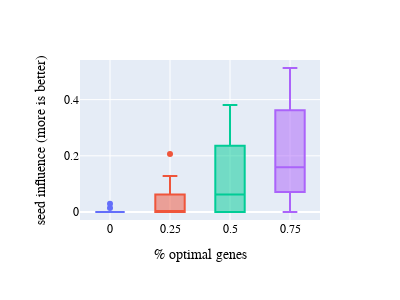
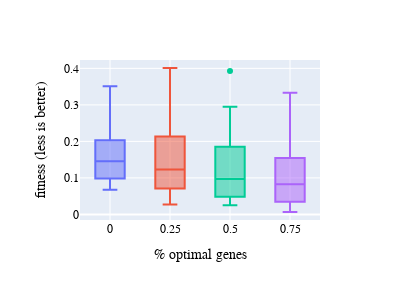

The notebook cell these images were saved under, in order:
### Markdown cell above
# p_opt / % of optimal genes

### Code cell
import pandas as pd
import plotly.express as px

gen = 50; dim = 16; seed_quality = "lower quartile"; crossover="UX"


# =============================================================================
# Impact
# =============================================================================

ci_df = pd.read_csv("../data/sphere_function_data_out/counting_impact.csv")
only_last_gen_ci = ci_df[ci_df.generation == gen]
only_last_gen_ci = only_last_gen_ci[only_last_gen_ci.dim == dim]
only_last_gen_ci = only_last_gen_ci[only_last_gen_ci.seed_quality == seed_quality]
only_last_gen_ci = only_last_gen_ci[only_last_gen_ci.crossover == crossover]


only_last_gen_ci = only_last_gen_ci[['traceID_1', 'percentage_of_optimal_genes', 'seed_quality', 'crossover']]

fig = px.box(
    only_last_gen_ci,
    y="traceID_1", x="percentage_of_optimal_genes",
    #facet_col="seed_quality",
    #facet_row="crossover",
    color="percentage_of_optimal_genes",
    labels={
            "value": "counting impact",
            "variable": "",
            "percentage_of_optimal_genes": "% optimal genes",
            "traceID_1" : "seed influence (more is better)"
        },       
    height=300, width=400,
    )
fig.update_layout(
    font_family="CMU Sans Serif",
    font_color="black",
    font_size=12,
    paper_bgcolor='rgba(0,0,0,0)',
)
fig.update_layout(showlegend=False)
fig.update_xaxes(showgrid=True, type='category')
fig.write_image("../figures/presentation/p_opt_comparison_impact.svg")
fig.show()

# =============================================================================
# performance
# =============================================================================

perf_df = pd.read_csv("../data/sphere_function_data_out/performance.csv")
only_last_gen_perf = perf_df[perf_df.generation == gen]
only_last_gen_perf = only_last_gen_perf[only_last_gen_perf.dim == dim]
only_last_gen_perf = only_last_gen_perf[only_last_gen_perf.seed_quality == seed_quality]
only_last_gen_perf = only_last_gen_perf[only_last_gen_perf.crossover == crossover]


fig = px.box(
    only_last_gen_perf,
    y="min_f", x="percentage_of_optimal_genes",
    #facet_col="seed_quality",
    #facet_row="crossover",
    color="percentage_of_optimal_genes",
    labels={
            "min_f": "fitness (less is better)",
            "percentage_of_optimal_genes": "% optimal genes",
        },       
    height=300, width=400,
    )
fig.update_layout(
    font_family="CMU Sans Serif",
    font_color="black",
    font_size=12,
    paper_bgcolor='rgba(0,0,0,0)',
)
fig.update_layout(showlegend=False)
fig.update_xaxes(showgrid=True, type='category')
fig.write_image("../figures/presentation/p_opt_comparison_performance.svg")
fig.show()

### Figure 1 — Plotly figure (JSON) as saved in the notebook; plotly's stock layout.template omitted (floating-point values rounded to 4 significant figures)
{"data": [{"alignmentgroup": "True", "hovertemplate": "% optimal genes=%{x}<br>seed influence (more is better)=%{y}<extra></extra>", "legendgroup": "0.0", "marker": {"color": "#636efa"}, "name": "0.0", "notched": false, "offsetgroup": "0.0", "orientation": "v", "showlegend": true, "type": "box", "x": [0, 0, 0, 0, 0, 0, 0, 0, 0, 0, 0, 0, 0, 0, 0, 0, 0, 0, 0, 0, 0, 0, 0, 0, 0, 0, 0, 0, 0, 0, 0], "x0": " ", "xaxis": "x", "y": [0, 0, 0, 0, 0, 0, 0, 0.02906, 0, 0, 0, 0, 0, 0, 0, 0, 0, 0, 0, 0.01429, 0, 0, 0, 0, 0, 0, 0, 0, 0, 0, 0], "y0": " ", "yaxis": "y"}, {"alignmentgroup": "True", "hovertemplate": "% optimal genes=%{x}<br>seed influence (more is better)=%{y}<extra></extra>", "legendgroup": "0.25", "marker": {"color": "#EF553B"}, "name": "0.25", "notched": false, "offsetgroup": "0.25", "orientation": "v", "showlegend": true, "type": "box", "x": [0.25, 0.25, 0.25, 0.25, 0.25, 0.25, 0.25, 0.25, 0.25, 0.25, 0.25, 0.25, 0.25, 0.25, 0.25, 0.25, 0.25, 0.25, 0.25, 0.25, 0.25, 0.25, 0.25, 0.25, 0.25, 0.25, 0.25, 0.25, 0.25, 0.25, 0.25], "x0": " ", "xaxis": "x", "y": [0.1187, 0.03438, 0, 0.1281, 0.03125, 0.05, 0.03438, 0.02813, 0, 0, 0.125, 0.05506, 0, 0, 0.2062, 0.0625, 0, 0, 0, 0, 0, 0, 0.125, 0.0625, 0, 0, 0.0625, 0, 0, 0.1126, 0], "y0": " ", "yaxis": "y"}, {"alignmentgroup": "True", "hovertemplate": "% optimal genes=%{x}<br>seed influence (more is better)=%{y}<extra></extra>", "legendgroup": "0.5", "marker": {"color": "#00cc96"}, "name": "0.5", "notched": false, "offsetgroup": "0.5", "orientation": "v", "showlegend": true, "type": "box", "x": [0.5, 0.5, 0.5, 0.5, 0.5, 0.5, 0.5, 0.5, 0.5, 0.5, 0.5, 0.5, 0.5, 0.5, 0.5, 0.5, 0.5, 0.5, 0.5, 0.5, 0.5, 0.5, 0.5, 0.5, 0.5, 0.5, 0.5, 0.5, 0.5, 0.5, 0.5], "x0": " ", "xaxis": "x", "y": [0.1, 0.09062, 0, 0.3469, 0, 0.25, 0.02813, 0.05937, 0, 0, 0.04063, 0.0625, 0.1375, 0.2437, 0.3812, 0.1688, 0, 0.05312, 0.2938, 0.2125, 0.0625, 0, 0.1094, 0.3406, 0, 0.03438, 0.3312, 0, 0, 0.275, 0], "y0": " ", "yaxis": "y"}, {"alignmentgroup": "True", "hovertemplate": "% optimal genes=%{x}<br>seed influence (more is better)=%{y}<extra></extra>", "legendgroup": "0.75", "marker": {"color": "#ab63fa"}, "name": "0.75", "notched": false, "offsetgroup": "0.75", "orientation": "v", "showlegend": true, "type": "box", "x": [0.75, 0.75, 0.75, 0.75, 0.75, 0.75, 0.75, 0.75, 0.75, 0.75, 0.75, 0.75, 0.75, 0.75, 0.75, 0.75, 0.75, 0.75, 0.75, 0.75, 0.75, 0.75, 0.75, 0.75, 0.75, 0.75, 0.75, 0.75, 0.75, 0.75, 0.75], "x0": " ", "xaxis": "x", "y": [0.2219, 0.4844, 0, 0.2625, 0.5125, 0.3844, 0, 0.09688, 0.3656, 0.125, 0.375, 0.3219, 0.04063, 0.2375, 0.3688, 0.0625, 0.1531, 0.1062, 0, 0, 0.3531, 0.125, 0.2625, 0.0625, 0, 0.3812, 0.3688, 0.1594, 0.2062, 0.125, 0.1062], "y0": " ", "yaxis": "y"}], "layout": {"boxmode": "overlay", "font": {"color": "black", "family": "CMU Sans Serif", "size": 12}, "height": 300, "legend": {"title": {"text": "% optimal genes"}, "tracegroupgap": 0}, "margin": {"t": 60}, "paper_bgcolor": "rgba(0,0,0,0)", "showlegend": false, "width": 400, "xaxis": {"anchor": "y", "categoryarray": [0, 0.25, 0.5, 0.75], "categoryorder": "array", "domain": [0, 1], "showgrid": true, "title": {"text": "% optimal genes"}, "type": "category"}, "yaxis": {"anchor": "x", "domain": [0, 1], "title": {"text": "seed influence (more is better)"}}}}

### Figure 2 — Plotly figure (JSON) as saved in the notebook; plotly's stock layout.template omitted (floating-point values rounded to 4 significant figures)
{"data": [{"alignmentgroup": "True", "hovertemplate": "% optimal genes=%{x}<br>fitness (less is better)=%{y}<extra></extra>", "legendgroup": "0.0", "marker": {"color": "#636efa"}, "name": "0.0", "notched": false, "offsetgroup": "0.0", "orientation": "v", "showlegend": true, "type": "box", "x": [0, 0, 0, 0, 0, 0, 0, 0, 0, 0, 0, 0, 0, 0, 0, 0, 0, 0, 0, 0, 0, 0, 0, 0, 0, 0, 0, 0, 0, 0, 0], "x0": " ", "xaxis": "x", "y": [0.06938, 0.1417, 0.1671, 0.09968, 0.351, 0.104, 0.3298, 0.296, 0.2075, 0.1454, 0.3377, 0.1546, 0.1151, 0.1123, 0.1029, 0.2167, 0.09754, 0.1194, 0.08368, 0.07164, 0.07718, 0.08398, 0.1608, 0.2787, 0.2221, 0.1884, 0.09232, 0.1556, 0.1785, 0.1907, 0.06775], "y0": " ", "yaxis": "y"}, {"alignmentgroup": "True", "hovertemplate": "% optimal genes=%{x}<br>fitness (less is better)=%{y}<extra></extra>", "legendgroup": "0.25", "marker": {"color": "#EF553B"}, "name": "0.25", "notched": false, "offsetgroup": "0.25", "orientation": "v", "showlegend": true, "type": "box", "x": [0.25, 0.25, 0.25, 0.25, 0.25, 0.25, 0.25, 0.25, 0.25, 0.25, 0.25, 0.25, 0.25, 0.25, 0.25, 0.25, 0.25, 0.25, 0.25, 0.25, 0.25, 0.25, 0.25, 0.25, 0.25, 0.25, 0.25, 0.25, 0.25, 0.25, 0.25], "x0": " ", "xaxis": "x", "y": [0.03668, 0.1873, 0.1671, 0.0969, 0.1706, 0.1041, 0.1636, 0.3474, 0.2446, 0.0656, 0.03992, 0.1449, 0.05291, 0.3259, 0.06954, 0.063, 0.1728, 0.2524, 0.3118, 0.1072, 0.02713, 0.07209, 0.2768, 0.1228, 0.2221, 0.07012, 0.1132, 0.1339, 0.09281, 0.401, 0.1129], "y0": " ", "yaxis": "y"}, {"alignmentgroup": "True", "hovertemplate": "% optimal genes=%{x}<br>fitness (less is better)=%{y}<extra></extra>", "legendgroup": "0.5", "marker": {"color": "#00cc96"}, "name": "0.5", "notched": false, "offsetgroup": "0.5", "orientation": "v", "showlegend": true, "type": "box", "x": [0.5, 0.5, 0.5, 0.5, 0.5, 0.5, 0.5, 0.5, 0.5, 0.5, 0.5, 0.5, 0.5, 0.5, 0.5, 0.5, 0.5, 0.5, 0.5, 0.5, 0.5, 0.5, 0.5, 0.5, 0.5, 0.5, 0.5, 0.5, 0.5, 0.5, 0.5], "x0": " ", "xaxis": "x", "y": [0.02596, 0.133, 0.1671, 0.02492, 0.2199, 0.04797, 0.1661, 0.191, 0.04632, 0.0893, 0.06323, 0.3928, 0.09671, 0.03415, 0.0959, 0.09448, 0.2053, 0.168, 0.06162, 0.02762, 0.193, 0.04427, 0.2946, 0.03124, 0.2221, 0.2086, 0.0505, 0.0857, 0.1389, 0.1537, 0.137], "y0": " ", "yaxis": "y"}, {"alignmentgroup": "True", "hovertemplate": "% optimal genes=%{x}<br>fitness (less is better)=%{y}<extra></extra>", "legendgroup": "0.75", "marker": {"color": "#ab63fa"}, "name": "0.75", "notched": false, "offsetgroup": "0.75", "orientation": "v", "showlegend": true, "type": "box", "x": [0.75, 0.75, 0.75, 0.75, 0.75, 0.75, 0.75, 0.75, 0.75, 0.75, 0.75, 0.75, 0.75, 0.75, 0.75, 0.75, 0.75, 0.75, 0.75, 0.75, 0.75, 0.75, 0.75, 0.75, 0.75, 0.75, 0.75, 0.75, 0.75, 0.75, 0.75], "x0": " ", "xaxis": "x", "y": [0.08788, 0.006551, 0.03849, 0.1525, 0.09897, 0.01349, 0.2977, 0.01902, 0.01431, 0.03299, 0.04614, 0.1669, 0.08247, 0.08257, 0.01138, 0.1974, 0.04899, 0.08302, 0.1551, 0.2037, 0.03436, 0.06972, 0.03512, 0.3333, 0.2221, 0.01543, 0.04247, 0.06445, 0.09028, 0.08924, 0.2458], "y0": " ", "yaxis": "y"}], "layout": {"boxmode": "overlay", "font": {"color": "black", "family": "CMU Sans Serif", "size": 12}, "height": 300, "legend": {"title": {"text": "% optimal genes"}, "tracegroupgap": 0}, "margin": {"t": 60}, "paper_bgcolor": "rgba(0,0,0,0)", "showlegend": false, "width": 400, "xaxis": {"anchor": "y", "categoryarray": [0, 0.25, 0.5, 0.75], "categoryorder": "array", "domain": [0, 1], "showgrid": true, "title": {"text": "% optimal genes"}, "type": "category"}, "yaxis": {"anchor": "x", "domain": [0, 1], "title": {"text": "fitness (less is better)"}}}}
